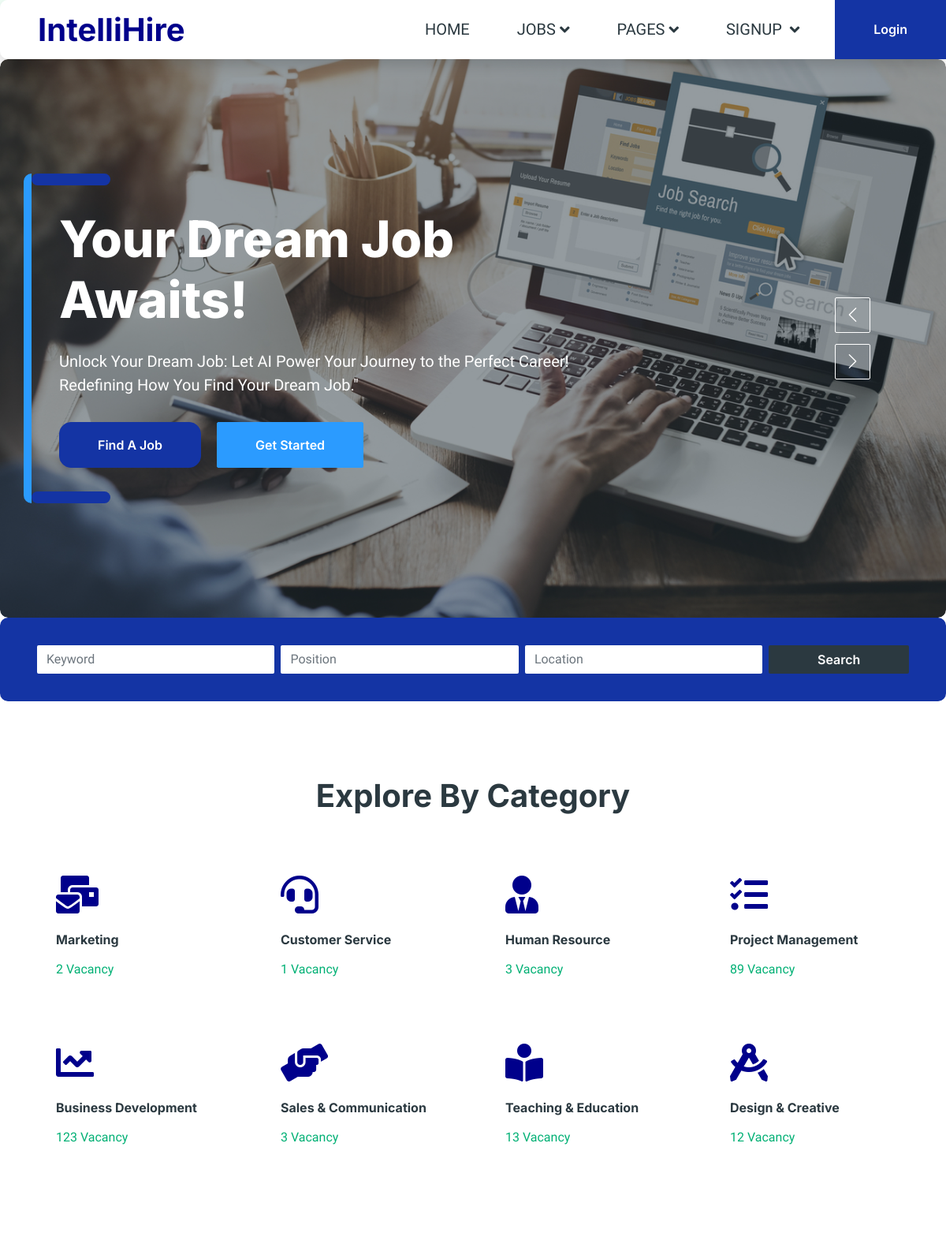
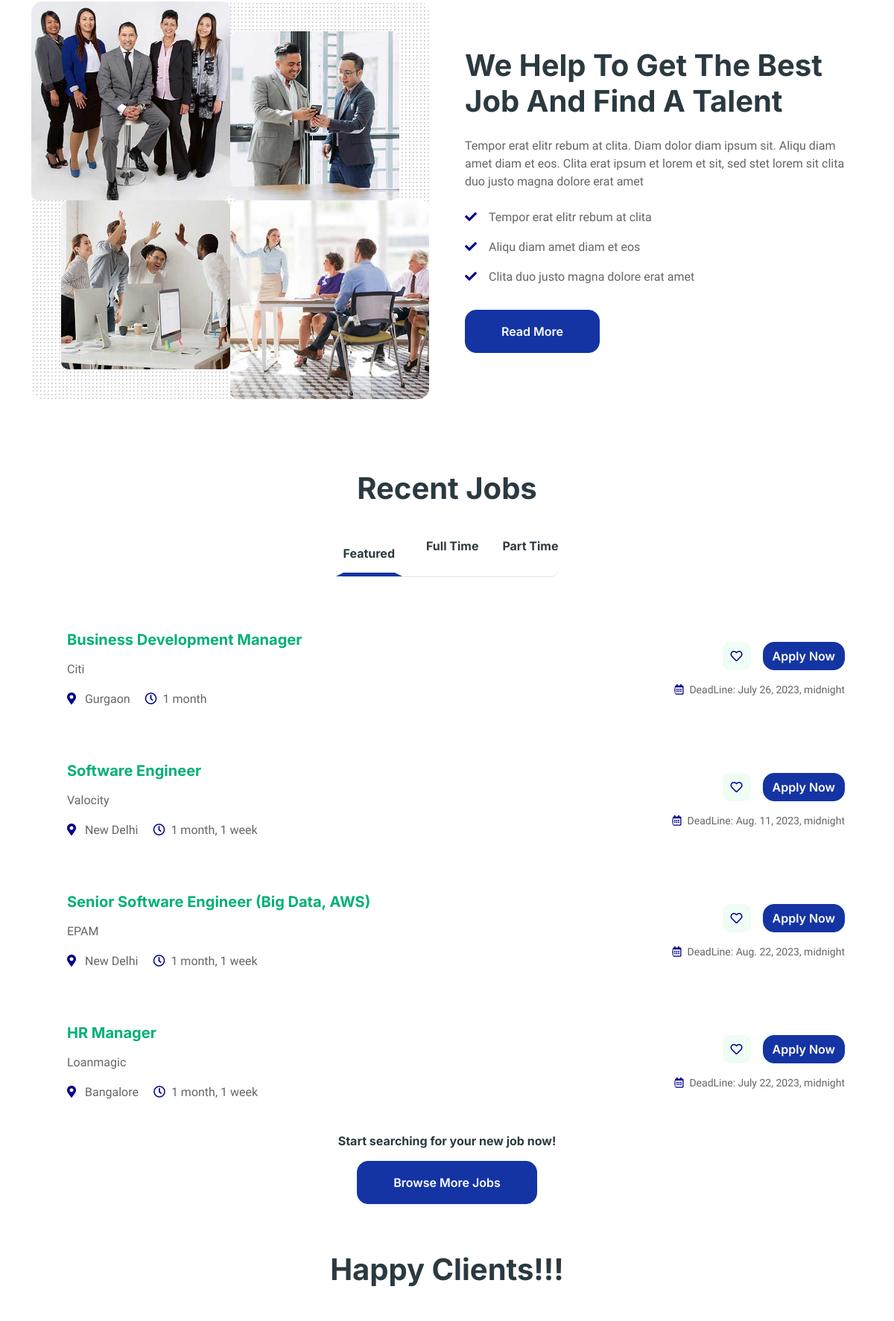
The page / (upper part) on the database its author committed (2 pictures, top to bottom).
### jobsapp/models.py (models this page shows, shortened)
class Job(models.Model):
    user = models.ForeignKey(User, on_delete=models.CASCADE)
    title = models.CharField(max_length=300)
    description = models.TextField()
    location = models.CharField(max_length=150)
    type = models.CharField(choices=JOB_TYPE, max_length=10)
    category = models.CharField(max_length=100)
    last_date = models.DateTimeField()
    company_name = models.CharField(max_length=100)
    company_description = models.CharField(max_length=300)
    website = models.CharField(max_length=100, default="")
    created_at = models.DateTimeField(auto_now=True)
    filled = models.BooleanField(default=False)

### jobsapp/views/home.py (the view, shortened to what this page needs)
# urls.py: path('', HomeView.as_view(), name='home'),
class HomeView(ListView):
    model = Job
    template_name = 'home.html'
    context_object_name = 'jobs'
    def get_queryset(self):
        return self.model.objects.all()[:6]
    def get_context_data(self, **kwargs):
        context = super().get_context_data(**kwargs)
        context['trendings'] = self.model.objects.filter(created_at__month=timezone.now().month)[:3]
        return context

### templates/home.html (shortened to what this page needs)
{% extends 'base.html' %}
{% load static %}
{% block content %}
     <div class="container-fluid p-0">
        <div class="owl-carousel header-carousel position-relative">
            <div class="owl-carousel-item position-relative">
                <img class="img-fluid" src="{% static 'img/carousel-1.jpg' %}" alt="">
                <div class="position-absolute top-0 start-0 w-100 h-100 d-flex align-items-center" style="background: rgba(43, 57, 64, .5);">
                    <div class="container">
                        <div class="row justify-content-start">
                            <div class="col-10 col-lg-8">
                                <h1 class="display-3 text-white animated slideInDown mb-4">Your Dream Job Awaits! </h1>
                                <p class="fs-5 fw-medium text-white mb-4 pb-2">Unlock Your Dream Job: Let AI Power Your Journey to the Perfect Career! Redefining How You Find Your Dream Job."
                                </p>
                                <a href="{% url 'accounts:login' %}" class="btn btn-primary py-md-3 px-md-5 me-3 animated slideInLeft">Find A Job</a>
                                <a href="{% url 'accounts:employee-register' %}" class="btn btn-secondary py-md-3 px-md-5 animated slideInRight">Get Started</a>
                            </div>
                        </div>
                    </div>
                </div>
            </div>
        </div>
    </div>
    <div class="container-fluid bg-primary mb-5 wow fadeIn" data-wow-delay="0.1s" style="padding: 35px;">
        <div class="container">
            <div class="row g-2">
                            <div class="col-md-10">
                                 <form id="job-main-form" method="get" action="{% url 'jobs:search' %}" class="job-main-form">
                                <div class="row g-2">
                                    <div class="col-md-4">
                                <input type="text" class="form-control border-0" placeholder="Keyword" />
                                    </div>
                                    <div class="col-md-4">
                                            <input type="text" id="profession" name="position"
                                                   placeholder="Position"  style="color: black" class="form-control border-0">
                                    </div>
                                    <div class="col-md-4">
                                            <input type="text" id="location" name="location"
                                                   placeholder="Location" class="form-control border-0">
                                    </div>
                                </div>
                            </div>
                                    <div class="col-md-2">
                                        <button type="submit"
                                                class="btn btn-dark border-0 w-100">Search
                                        </button>
                                    </div>
            </div>
        </div>
    </div>
     <div class="container-xxl py-5">
        <div class="container">
            <h1 class="text-center mb-5 wow fadeInUp" data-wow-delay="0.1s">Explore By Category</h1>
            <div class="row g-4">
                <div class="col-lg-3 col-sm-6 wow fadeInUp" data-wow-delay="0.1s">
                    <a class="cat-item rounded p-4" href="">
                        <i class="fa fa-3x fa-mail-bulk text-primary mb-4"></i>
                        <h6 class="mb-3">Marketing</h6>
                        <p class="mb-0">2 Vacancy</p>
                    </a>
                </div>
                <div class="col-lg-3 col-sm-6 wow fadeInUp" data-wow-delay="0.3s">
                    <a class="cat-item rounded p-4" href="">
                        <i class="fa fa-3x fa-headset text-primary mb-4"></i>
                        <h6 class="mb-3">Customer Service</h6>
                        <p class="mb-0">1 Vacancy</p>
                    </a>
                </div>
                <div class="col-lg-3 col-sm-6 wow fadeInUp" data-wow-delay="0.5s">
                    <a class="cat-item rounded p-4" href="">
                        <i class="fa fa-3x fa-user-tie text-primary mb-4"></i>
                        <h6 class="mb-3">Human Resource</h6>
                        <p class="mb-0">3 Vacancy</p>
                    </a>
                </div>
                <div class="col-lg-3 col-sm-6 wow fadeInUp" data-wow-delay="0.7s">
                    <a class="cat-item rounded p-4" href="">
                        <i class="fa fa-3x fa-tasks text-primary mb-4"></i>
                        <h6 class="mb-3">Project Management</h6>
                        <p class="mb-0">89 Vacancy</p>
                    </a>
                </div>
                <div class="col-lg-3 col-sm-6 wow fadeInUp" data-wow-delay="0.1s">
                    <a class="cat-item rounded p-4" href="">
                        <i class="fa fa-3x fa-chart-line text-primary mb-4"></i>
                        <h6 class="mb-3">Business Development</h6>
                        <p class="mb-0">123 Vacancy</p>
                    </a>
                </div>
                <div class="col-lg-3 col-sm-6 wow fadeInUp" data-wow-delay="0.3s">
                    <a class="cat-item rounded p-4" href="">
                        <i class="fa fa-3x fa-hands-helping text-primary mb-4"></i>
                        <h6 class="mb-3">Sales & Communication</h6>
                        <p class="mb-0">3 Vacancy</p>
                    </a>
                </div>
                <div class="col-lg-3 col-sm-6 wow fadeInUp" data-wow-delay="0.5s">
                    <a class="cat-item rounded p-4" href="">
                        <i class="fa fa-3x fa-book-reader text-primary mb-4"></i>
                        <h6 class="mb-3">Teaching & Education</h6>
                        <p class="mb-0">13 Vacancy</p>
                    </a>
                </div>
                <div class="col-lg-3 col-sm-6 wow fadeInUp" data-wow-delay="0.7s">
                    <a class="cat-item rounded p-4" href="">
                        <i class="fa fa-3x fa-drafting-compass text-primary mb-4"></i>
                        <h6 class="mb-3">Design & Creative</h6>
                        <p class="mb-0">12 Vacancy</p>
                    </a>
                </div>
            </div>
        </div>
    </div>
        <div class="container-xxl py-5">
            <div class="container">
                <div class="row g-5 align-items-center">
                    <div class="col-lg-6 wow fadeIn" data-wow-delay="0.1s">
                        <div class="row g-0 about-bg rounded overflow-hidden">
                            <div class="col-6 text-start">
                                <img class="img-fluid w-100" src="{% static 'img/about-1.jpg' %}">
                            </div>
                            <div class="col-6 text-start">
                                <img class="img-fluid" src="{% static 'img/about-2.jpg' %}" style="width: 85%; margin-top: 15%;">
                            </div>
                            <div class="col-6 text-end">
                                <img class="img-fluid" src="{% static 'img/about-3.jpg' %}" style="width: 85%;">
                            </div>
                            <div class="col-6 text-end">
                                <img class="img-fluid w-100" src="{% static 'img/about-4.jpg' %}">
                            </div>
                        </div>
                    </div>
                    <div class="col-lg-6 wow fadeIn" data-wow-delay="0.5s">
                        <h1 class="mb-4">We Help To Get The Best Job And Find A Talent</h1>
                        <p class="mb-4">Tempor erat elitr rebum at clita. Diam dolor diam ipsum sit. Aliqu diam amet diam et eos. Clita erat ipsum et lorem et sit, sed stet lorem sit clita duo justo magna dolore erat amet</p>
                        <p><i class="fa fa-check text-primary me-3"></i>Tempor erat elitr rebum at clita</p>
                        <p><i class="fa fa-check text-primary me-3"></i>Aliqu diam amet diam et eos</p>
                        <p><i class="fa fa-check text-primary me-3"></i>Clita duo justo magna dolore erat amet</p>
                        <a class="btn btn-primary py-3 px-5 mt-3" href="{% url 'jobs:about-us' %}">Read More</a>
                    </div>
                </div>
            </div>
        </div>
    <div class="container-xxl py-5">
        <div class="container">
            <h1 class="text-center mb-5 wow fadeInUp" data-wow-delay="0.1s">Recent Jobs</h1>
            <div class="tab-class text-center wow fadeInUp" data-wow-delay="0.3s">
                <ul class="nav nav-pills d-inline-flex justify-content-center border-bottom mb-5">
                    <li class="nav-item">
                        <a class="d-flex align-items-center text-start mx-3 ms-0 pb-3 active" data-bs-toggle="pill" href="#tab-1">
                            <h6 class="mt-n1 mb-0">Featured</h6>
                        </a>
                    </li>
                    <li class="nav-item">
                        <a class="d-flex align-items-center text-start mx-3 pb-3" data-bs-toggle="pill" href="#tab-2">
                            <h6 class="mt-n1 mb-0">Full Time</h6>
                        </a>
                    </li>
                    <li class="nav-item">
                        <a class="d-flex align-items-center text-start mx-3 me-0 pb-3" data-bs-toggle="pill" href="#tab-3">
                            <h6 class="mt-n1 mb-0">Part Time</h6>
                        </a>
                    </li>
                </ul>
            {% for job in jobs %}
            <div class="tab-class text-center wow fadeInUp" data-wow-delay="0.3s">
                <div class="tab-content">
                 <div id="tab-1" class="tab-pane fade show p-0 active">
                            <div class="job-item p-4 mb-4">
                                <div class="row g-4">
                                    <div class="col-sm-12 col-md-8 d-flex align-items-center">
                                    <div class="text-start ps-4">
                                        <h5 class="mb-3">
                                            <a href="{% url 'jobs:jobs-detail' job.id %}">{{ job.title }}</a>
                                        </h5>
                                        <p class="job__company">
                                            {{ job.company_name }}
                                        </p>
                                        <span class="text-truncate me-3"><i class="fa fa-map-marker-alt text-primary me-2"></i> {{ job.location }}</span>
                                        <span class="text-truncate me-3"><i class="far fa-clock text-primary me-2"></i>{{job.created_at|timesince }}</span>
                                    </div>
                                </div>
                                <div class="col-sm-12 col-md-4 d-flex flex-column align-items-start align-items-md-end justify-content-center">
                                    <div class="d-flex mb-3">
                                        <a class="btn btn-light btn-square me-3" href=""><i class="far fa-heart text-primary"></i></a>
                                        <a class="btn btn-primary" href="{% url 'jobs:jobs-detail' job.id %}">Apply Now</a>
                                    </div>
                                    <small class="text-truncate"><i class="far fa-calendar-alt text-primary me-2"></i>DeadLine: {{ job.last_date }}</small>
                                </div>
                            </div>
                        </div>
                        </div>
            {% endfor %}
        </div>
        </div>
        </div>
    </div>
    </div>
    <section style="background-image: url({% static 'img/abc.jpg' %}); " class="section-divider">
        <div class="container">
            <div class="row">
                <div class="col-lg-12 text-center">
                    <h6 class="mt-n1 mb-0">Start searching for your new job now!</h6>
                    <p><a href="{% url 'jobs:jobs' %}" class="btn btn-primary py-3 px-5">Browse More Jobs </a></p>
                </div>
            </div>
        </div>
    </section>
<div class="container-xxl py-5 wow fadeInUp" data-wow-delay="0.1s">
    <div class="container">
        <h1 class="text-center mb-5">Happy Clients!!!</h1>
    </div>
</div>
{% endblock %}

### rows shown on the page
Job: title "Business Development Manager", company_name "Citi", location "Gurgaon", created_at "1 month", last_date "July 26, 2023, midnight"
Job: title "Software Engineer", company_name "Valocity", location "New Delhi", created_at "1 month, 1 week", last_date "Aug. 11, 2023, midnight"
Job: title "Senior Software Engineer (Big Data, AWS)", company_name "EPAM", location "New Delhi", created_at "1 month, 1 week", last_date "Aug. 22, 2023, midnight"
Job: title "HR Manager", company_name "Loanmagic", location "Bangalore", created_at "1 month, 1 week", last_date "July 22, 2023, midnight"
